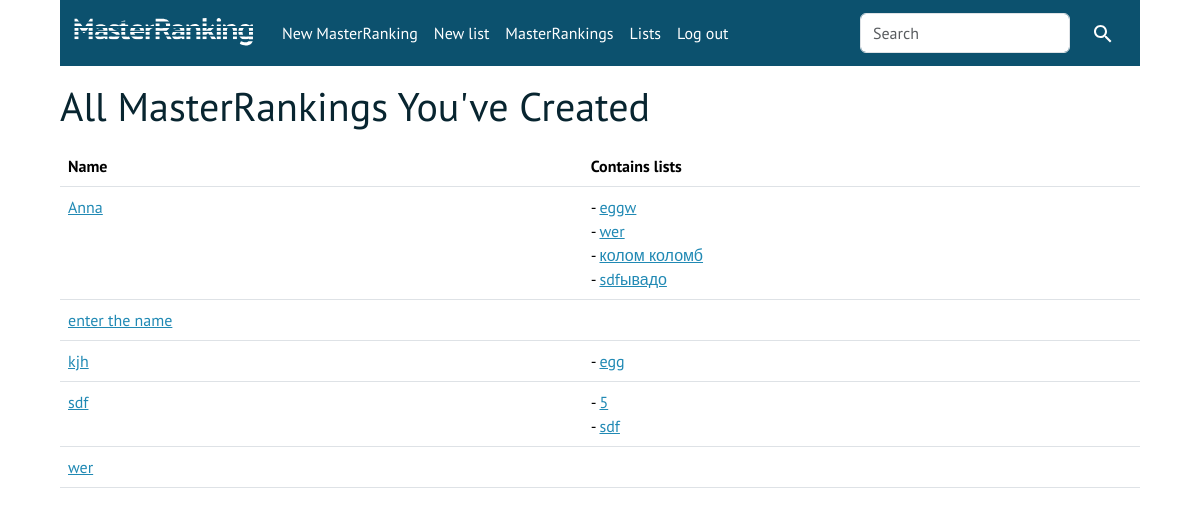
Page /masters (signed in) on the committed database.
### list/models.py (models this page shows, shortened)
class Master(models.Model):
    name = models.CharField(max_length=960)
    time = models.DateTimeField(auto_now_add=True, null=True)
    slug = models.SlugField(max_length=250, null=True, blank=True)
    user = models.ForeignKey(User, on_delete=models.CASCADE)
    class Meta:
        constraints = [
            models.UniqueConstraint(fields=['name', 'user'], name='User can only have one master with this name'),
            models.UniqueConstraint(fields=['slug', 'user'], name='Slug for master - unique')
        ]
    '''
    Related:
    list
    book_in_master
    author_in_master
    '''
    def __str__(self):
        return self.name

class List(models.Model):
    name = models.CharField(max_length=320)
    info = models.CharField(max_length=960, blank=True)
    url = models.URLField(max_length=560, blank=True)
    credibility = models.PositiveIntegerField(default=3)
    book_num = models.PositiveIntegerField(default=10)
    masters = models.ManyToManyField(Master, blank=True)
    places_matter = models.BooleanField()
    slug = models.SlugField(max_length=250, null=True, blank=True)
    user = models.ForeignKey(User, on_delete=models.CASCADE)
    class Meta:
        constraints = [
            models.UniqueConstraint(fields=['name', 'user'], name='User can only have one list with this name'),
            models.UniqueConstraint(fields=['slug', 'user'], name='Slug for list - unique')
        ]
    def __str__(self):
        return self.name

### list/views.py (the view)
# urls.py: path("masters", views.masters, name="masters"),
@login_required
def masters(request):
    masters = Master.objects.filter(user=request.user).order_by('name')
    return render(request, "list/masters.html", {
        "masters": masters,
    })

### list/templates/list/masters.html (shortened to what this page needs)
{% extends 'list/base.html' %}
{% block body %}
{% if masters.count > 0 %}
<h1>All MasterRankings You've Created</h1>
<table class="table table-hover">
    <thead>
        <tr>
            <th scope="col">Name</th>
            <th scope="col">Contains lists</th>
        </tr>
    </thead>
    <tbody>
        {% for master in masters %}
        <tr>
            <td><a href="{% url 'master' master.id master.slug %}">{{ master }}</a></td>
            <td> {% if master.list_set.count > 0 %}
                {% for list in master.list_set.all %}
                - <a href="{% url 'list' list.id list.slug %}">{{ list }}</a><br>
                {% endfor %}
                {% endif %}</td>
        </tr>
        {% endfor %}
    </tbody>
</table>
{% else %}
<br>
<h1>You haven't created any MasterRankings yet</h1><br>
<a class="btn btn-primary" href="{% url 'master_add' %}">Add a MasterRanking</a>
{% endif %}
{% endblock %}

### list/static/list/style.css (style rules this page uses)
body { font-family: PT Sans, Arial, sans-serif; color: #082530; width: 90%; margin: 0 auto; }
a { color: #2089B4; }

### rows in the picture
Master: name "Anna"
List: name "eggw"
List: name "wer"
List: name "колом коломб"
List: name "sdfывадо"
Master: name "enter the name"
Master: name "kjh"
List: name "egg"
Master: name "sdf"
List: name "5"
List: name "sdf"
Master: name "wer"
